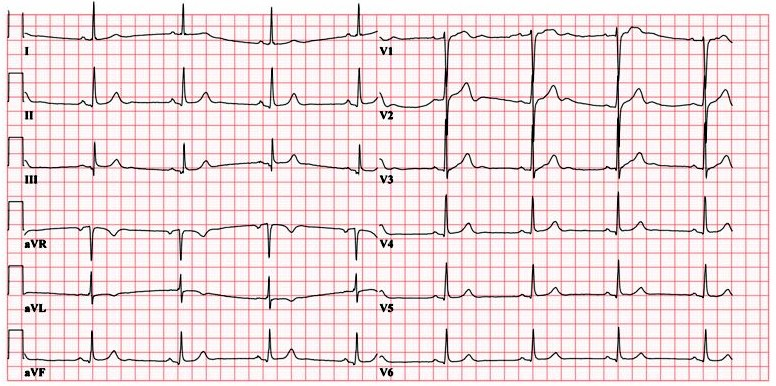
#> input picture test_oxford_ekg.jpg, 776 x 386 px
$ python -i image_processing.py   (imports and definitions only)
#> lines starting #> are read from the running program, lines starting #| are printed output that depends on the picture; after the words box and inside, x2 and y2 are one past the last pixel; in counts of white or black regions, pixels touching at a corner belong together
try:
    import cv2
    CV2_AVAILABLE = True
except ImportError:
    CV2_AVAILABLE = False
    print("Warning: OpenCV not available. Image processing will be limited.")

import numpy as np
try:
    from PIL import Image
    PIL_AVAILABLE = True
except ImportError:
    PIL_AVAILABLE = False
    print("Warning: PIL not available. Image processing will be limited.")

import io
import base64
try:
    from scipy import interpolate
    from scipy.ndimage import gaussian_filter1d
    SCIPY_AVAILABLE = True
except ImportError:
    SCIPY_AVAILABLE = False
    print("Warning: SciPy not available. Advanced signal processing will be limited.")

# [553 lines left out: functions process_ekg_image, extract_ekg_signal, extract_ekg_signal_edge_detection, extract_ekg_signal_dark_pixels, extract_ekg_signal_original, find_nearest_signal_value and 4 more, not called in this run]

def extract_ekg_signal_advanced(img):
    """
    NAPREDNA METODA: Grid-aware EKG signal ekstrakcija sa spline fitting

    Implementira:
    1. EKG grid detekciju za kalibraciju
    2. Spline fitting umesto centroida
    3. Voltage i time kalibraciju
    4. Noise filtering i outlier removal

    Args:
        img: OpenCV slika (BGR format)

    Returns:
        dict: Rezultat sa kalibrisanim signalom ili error
    """
    if not SCIPY_AVAILABLE:
        return {"success": False, "error": "SciPy not available for advanced processing"}

    try:
        # 1. GRID DETEKCIJA za kalibraciju
        grid_info = detect_ekg_grid(img)

        # 2. PREDOBRADA slike sa grid-aware pristupom
        processed_img = preprocess_image_for_signal_extraction(img, grid_info)

        # 3. SPLINE-BASED signal ekstrakcija
        signal_points = extract_signal_via_spline_fitting(processed_img)

        if len(signal_points) < 10:  # Premalo tačaka za validni signal
            return {"success": False, "error": "Insufficient signal points detected"}

        # 4. KALIBRACIJA sa grid informacijama
        calibrated_signal = apply_grid_calibration(signal_points, grid_info)

        # 5. POST-PROCESSING: noise filtering i validacija
        final_signal = post_process_extracted_signal(calibrated_signal)

        return {
            "success": True,
            "signal": final_signal.tolist(),
            "voltage_calibrated": grid_info.get("voltage_scale_detected", False),
            "time_calibrated": grid_info.get("time_scale_detected", False),
            "grid_detected": grid_info.get("grid_detected", False),
            "calibration_info": grid_info,
            "processing_quality": assess_extraction_quality(final_signal, signal_points),
            "method": "spline_fitting_with_grid_calibration"
        }

    except Exception as e:
        return {"success": False, "error": f"Advanced extraction failed: {str(e)}"}

def detect_ekg_grid(img):
    """
    Detektuje EKG grid za voltage/time kalibraciju

    EKG papir standardno ima:
    - Mali kvadrat: 1mm x 1mm (0.04s x 0.1mV)
    - Veliki kvadrat: 5mm x 5mm (0.2s x 0.5mV)

    Returns:
        dict: Grid informacije za kalibraciju
    """
    try:
        gray = cv2.cvtColor(img, cv2.COLOR_BGR2GRAY)

        # Detektuj horizontalne linije (time grid)
        horizontal_kernel = cv2.getStructuringElement(cv2.MORPH_RECT, (40, 1))
        horizontal_lines = cv2.morphologyEx(gray, cv2.MORPH_OPEN, horizontal_kernel)

        # Detektuj vertikalne linije (voltage grid)
        vertical_kernel = cv2.getStructuringElement(cv2.MORPH_RECT, (1, 40))
        vertical_lines = cv2.morphologyEx(gray, cv2.MORPH_OPEN, vertical_kernel)

        # Analiza grid spacing-a
        h_spacing = analyze_line_spacing(horizontal_lines, direction='horizontal')
        v_spacing = analyze_line_spacing(vertical_lines, direction='vertical')

        # Procena kalibracije na osnovu grid spacing-a
        grid_detected = (h_spacing > 0 and v_spacing > 0)

        if grid_detected:
            # Standardni EKG papir: 25mm/s brzina, 10mm/mV skala
            time_scale = 0.04 / h_spacing if h_spacing > 0 else 1.0  # sekunde po pikselu
            voltage_scale = 0.1 / v_spacing if v_spacing > 0 else 1.0  # mV po pikselu
        else:
            # Default vrednosti ako grid nije detektovan
            time_scale = 1.0
            voltage_scale = 1.0

        return {
            "grid_detected": grid_detected,
            "horizontal_spacing_px": h_spacing,
            "vertical_spacing_px": v_spacing,
            "time_scale_s_per_px": time_scale,
            "voltage_scale_mv_per_px": voltage_scale,
            "time_scale_detected": grid_detected and h_spacing > 5,
            "voltage_scale_detected": grid_detected and v_spacing > 5,
            "confidence": min(100, (h_spacing + v_spacing) / 2) if grid_detected else 0
        }

    except Exception as e:
        return {
            "grid_detected": False,
            "error": f"Grid detection failed: {str(e)}",
            "time_scale_s_per_px": 1.0,
            "voltage_scale_mv_per_px": 1.0,
            "time_scale_detected": False,
            "voltage_scale_detected": False,
            "confidence": 0
        }

def analyze_line_spacing(line_img, direction='horizontal'):
    """
    Analizira spacing između grid linija
    """
    try:
        # Threshold za binarnu sliku
        _, binary = cv2.threshold(line_img, 50, 255, cv2.THRESH_BINARY)

        if direction == 'horizontal':
            # Sumiraj po kolionama da pronađeš horizontalne linije
            line_profile = np.sum(binary, axis=1)
        else:
            # Sumiraj po redovima da pronađeš vertikalne linije
            line_profile = np.sum(binary, axis=0)

        # Pronađi pikove (linije)
        from scipy.signal import find_peaks
        peaks, _ = find_peaks(line_profile, height=np.max(line_profile) * 0.1, distance=5)

        if len(peaks) < 2:
            return 0

        # Izračunaj prosečan spacing
        spacings = np.diff(peaks)
        return np.mean(spacings) if len(spacings) > 0 else 0

    except Exception:
        return 0

def preprocess_image_for_signal_extraction(img, grid_info):
    """
    Predobrada slike sa grid-aware pristupom
    """
    gray = cv2.cvtColor(img, cv2.COLOR_BGR2GRAY)

    # Adaptivni threshold koji poštuje grid strukturu
    if grid_info.get("grid_detected", False):
        # Ako je grid detektovan, koristi specifične parametre
        block_size = max(11, int(grid_info.get("horizontal_spacing_px", 20) // 3))
        if block_size % 2 == 0:  # Mora biti neparan
            block_size += 1
        binary = cv2.adaptiveThreshold(gray, 255, cv2.ADAPTIVE_THRESH_GAUSSIAN_C,
                                     cv2.THRESH_BINARY_INV, block_size, 3)
    else:
        # Default adaptive threshold
        binary = cv2.adaptiveThreshold(gray, 255, cv2.ADAPTIVE_THRESH_GAUSSIAN_C,
                                     cv2.THRESH_BINARY_INV, 11, 2)

    # Morfološke operacije za čišćenje
    kernel = np.ones((2,2), np.uint8)
    cleaned = cv2.morphologyEx(binary, cv2.MORPH_CLOSE, kernel)

    # Grid noise removal ako je grid detektovan
    if grid_info.get("grid_detected", False):
        cleaned = remove_grid_noise(cleaned, grid_info)

    return cleaned

def remove_grid_noise(binary_img, grid_info):
    """
    Uklanja grid linije da ostavi samo EKG signal
    """
    try:
        # Kreiraj kernel za horizontalne grid linije
        h_spacing = grid_info.get("horizontal_spacing_px", 20)
        v_spacing = grid_info.get("vertical_spacing_px", 20)

        # Ukloni horizontalne grid linije
        h_kernel = cv2.getStructuringElement(cv2.MORPH_RECT, (max(5, int(h_spacing//3)), 1))
        h_grid = cv2.morphologyEx(binary_img, cv2.MORPH_OPEN, h_kernel)

        # Ukloni vertikalne grid linije
        v_kernel = cv2.getStructuringElement(cv2.MORPH_RECT, (1, max(5, int(v_spacing//3))))
        v_grid = cv2.morphologyEx(binary_img, cv2.MORPH_OPEN, v_kernel)

        # Kombinuj grid noise
        grid_noise = cv2.bitwise_or(h_grid, v_grid)

        # Ukloni grid noise iz originalnog
        cleaned = cv2.bitwise_xor(binary_img, grid_noise)

        return cleaned

    except Exception:
        # Ako uklanjanje grids ne radi, vrati original
        return binary_img

def extract_signal_via_spline_fitting(processed_img):
    """
    KLJUČNO POBOLJŠANJE: Spline fitting preko CELE slike umesto samo konture

    Implementira B-spline aproksimaciju EKG krive za preciznu rekonstrukciju
    """
    if not SCIPY_AVAILABLE:
        # Fallback na poboljšanu osnovnu metodu
        return extract_signal_full_width_fallback(processed_img)

    try:
        height, width = processed_img.shape

        # NOVO: Prvo pokušaj FULL-WIDTH scan metodu
        signal_full_width = extract_signal_full_width_scan(processed_img)

        if len(signal_full_width) > width * 0.8:  # Ako imamo dobar coverage
            # Primeni spline smoothing na full-width signal
            x_coords = np.arange(len(signal_full_width))
            y_coords = np.array(signal_full_width)

            # Ukloni outliere pre spline fitting
            if len(y_coords) > 20:
                p5 = np.percentile(y_coords, 5)
                p95 = np.percentile(y_coords, 95)
                y_coords = np.clip(y_coords, p5, p95)

            # B-spline smoothing
            if len(x_coords) >= 4:
                # Kreiraj spline funkciju
                try:
                    # Koristi UnivariateSpline za smoothing
                    spline_func = interpolate.UnivariateSpline(x_coords, y_coords, s=len(y_coords)*0.1)
                    y_smoothed = spline_func(x_coords)

                    return y_smoothed
                except:
                    # Fallback na jednostavan cubic interpolation
                    spline_func = interpolate.interp1d(x_coords, y_coords, kind='cubic',
                                                     bounds_error=False, fill_value='extrapolate')
                    y_smoothed = spline_func(x_coords)
                    return y_smoothed
            else:
                return y_coords

        # FALLBACK: Ako full-width ne radi, koristi originalnu konturu metodu ALI kroz celu sliku
        else:
            # 1. Detekcija kontura
            contours, _ = cv2.findContours(processed_img, cv2.RETR_EXTERNAL, cv2.CHAIN_APPROX_SIMPLE)

            if not contours:
                return extract_signal_full_width_fallback(processed_img)

            # 2. Pronađi glavnu konturu
            main_contour = find_main_ekg_contour(contours, processed_img.shape)

            if main_contour is None or len(main_contour) < 10:
                return extract_signal_full_width_fallback(processed_img)

            # 3. NOVO: Umesto ograničavanja na bounding rectangle,
            #    koristi konturu kao template i skeniraj celu sliku
            signal = extract_signal_contour_guided_full_scan(processed_img, main_contour)

            return signal

    except Exception as e:
        print(f"Advanced spline fitting failed: {e}, using full-width fallback")
        return extract_signal_full_width_fallback(processed_img)

def extract_signal_full_width_scan(binary_img):
    """
    NOVO: Skenira celu širinu slike za signal ekstrakciju
    """
    height, width = binary_img.shape
    signal = []

    for x in range(width):
        column = binary_img[:, x]
        white_pixels = np.where(column == 255)[0]

        if len(white_pixels) > 0:
            # Weighted center of mass
            groups = []
            current_group = [white_pixels[0]]

            for i in range(1, len(white_pixels)):
                if white_pixels[i] - white_pixels[i-1] <= 3:
                    current_group.append(white_pixels[i])
                else:
                    groups.append(current_group)
                    current_group = [white_pixels[i]]
            groups.append(current_group)

            if groups:
                positions = []
                weights = []
                for group in groups:
                    center_y = np.mean(group)
                    weight = len(group)
                    positions.append(center_y)
                    weights.append(weight)

                weighted_y = np.average(positions, weights=weights)
                signal_value = height - weighted_y  # Invertuj Y
                signal.append(signal_value)
            else:
                avg_y = np.mean(white_pixels)
                signal.append(height - avg_y)
        else:
            # Interpolacija
            if len(signal) >= 2:
                signal.append(2 * signal[-1] - signal[-2])
            elif signal:
                signal.append(signal[-1])
            else:
                signal.append(height / 2)

    return np.array(signal)

# [149 lines left out: functions extract_signal_contour_guided_full_scan, extract_signal_full_width_fallback, find_main_ekg_contour, extract_signal_basic_fallback, not called in this run]

def apply_grid_calibration(signal_points, grid_info):
    """
    Primenjuje voltage i time kalibraciju na osnovu detektovanog grida
    """
    if not grid_info.get("grid_detected", False):
        # Bez grida - vrati normalizovani signal
        return (signal_points - np.mean(signal_points)) / np.std(signal_points)

    try:
        # Time kalibracija (x-osa)
        if grid_info.get("time_scale_detected", False):
            time_scale = grid_info.get("time_scale_s_per_px", 1.0)
            # Signal već ima x-koordinate u pikselima, kalibracija je informativna

        # Voltage kalibracija (y-osa)
        if grid_info.get("voltage_scale_detected", False):
            voltage_scale = grid_info.get("voltage_scale_mv_per_px", 1.0)
            # Konvertuj piksele u milivolte
            calibrated_signal = signal_points * voltage_scale
        else:
            # Normalizuj na standardni EKG opseg (~5mV)
            calibrated_signal = (signal_points - np.mean(signal_points))
            calibrated_signal = calibrated_signal / np.std(calibrated_signal) * 2.0  # ~2mV std

        return calibrated_signal

    except Exception:
        # Fallback na normalizaciju
        return (signal_points - np.mean(signal_points)) / np.std(signal_points)

def post_process_extracted_signal(signal):
    """
    Post-processing: noise filtering, outlier removal, validacija
    """
    if len(signal) < 3:
        return signal

    try:
        # 1. Outlier removal (remove extreme values)
        q75, q25 = np.percentile(signal, [75, 25])
        iqr = q75 - q25
        lower_bound = q25 - 1.5 * iqr
        upper_bound = q75 + 1.5 * iqr

        # Clamp outliers
        filtered_signal = np.clip(signal, lower_bound, upper_bound)

        # 2. Gentle smoothing (if scipy available)
        if SCIPY_AVAILABLE and len(filtered_signal) > 10:
            # Gaussian smoothing sa malim sigma da sačuva EKG karakteristike
            smoothed_signal = gaussian_filter1d(filtered_signal, sigma=0.5)
        else:
            smoothed_signal = filtered_signal

        # 3. Ensure valid range
        if np.std(smoothed_signal) < 1e-6:  # Constant signal
            # Generate small variation to avoid constant signal
            smoothed_signal = smoothed_signal + np.random.normal(0, 0.01, len(smoothed_signal))

        return smoothed_signal

    except Exception:
        return signal

def assess_extraction_quality(final_signal, original_points):
    """
    Procenjuje kvalitet ekstrakcije signala
    """
    try:
        if len(final_signal) < 10:
            return {"quality": "poor", "score": 20, "reason": "Too few points"}

        # Kriterijumi kvaliteta
        signal_variation = np.std(final_signal)
        signal_smoothness = np.mean(np.abs(np.diff(final_signal, 2))) if len(final_signal) > 2 else 0
        data_coverage = len(final_signal) / len(original_points) if len(original_points) > 0 else 0

        # Composite score
        variation_score = min(100, signal_variation * 20)  # Penalizuj constant signals
        smoothness_score = max(0, 100 - signal_smoothness * 10)  # Penalizuj roughness
        coverage_score = min(100, data_coverage * 100)

        total_score = (variation_score + smoothness_score + coverage_score) / 3

        if total_score > 80:
            quality = "excellent"
        elif total_score > 60:
            quality = "good"
        elif total_score > 40:
            quality = "fair"
        else:
            quality = "poor"

        return {
            "quality": quality,
            "score": total_score,
            "variation_score": variation_score,
            "smoothness_score": smoothness_score,
            "coverage_score": coverage_score,
            "signal_std": signal_variation,
            "data_points": len(final_signal)
        }

    except Exception:
        return {"quality": "unknown", "score": 50, "reason": "Assessment failed"}

>>> import cv2
>>> picture = cv2.imread('../../test_oxford_ekg.jpg')
#> picture is the input picture: shape (386, 776, 3); mean B, G, R 224.7, 222.5, 237.9
>>> result = extract_ekg_signal_advanced(picture)
#> in detect_ekg_grid, `horizontal_lines = cv2.morphologyEx(gray, cv2.MORPH_OPEN, horizontal_k..`:
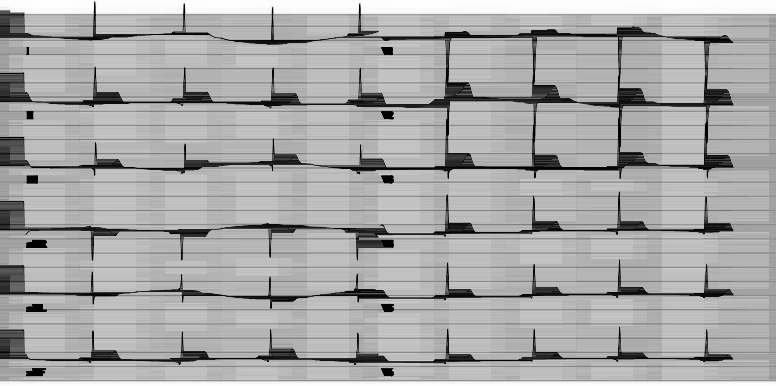
#> horizontal_lines: shape (386, 776); min 0, max 254, mean 168.8
#> in detect_ekg_grid, `vertical_lines = cv2.morphologyEx(gray, cv2.MORPH_OPEN, vertical_kernel)`:
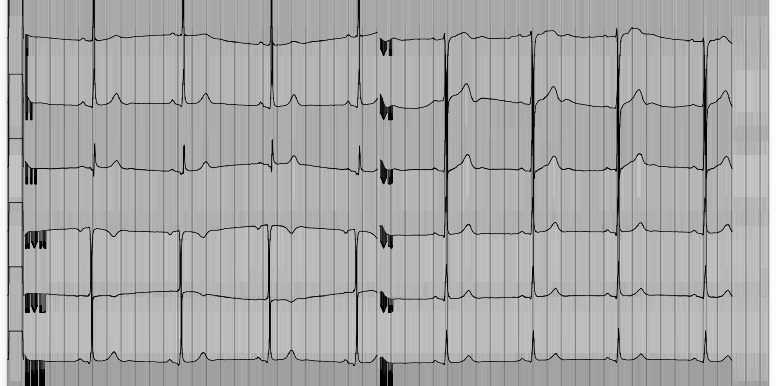
#> vertical_lines: shape (386, 776); min 0, max 253, mean 169.2
#> in analyze_line_spacing, `_, binary = cv2.threshold(line_img, 50, 255, cv2.THRESH_BINARY)`:
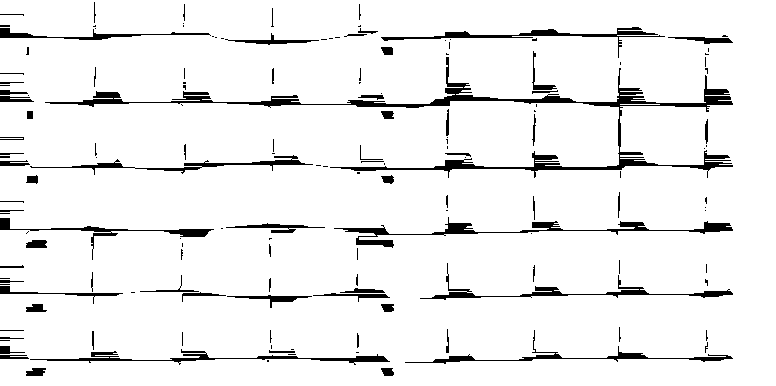
#> binary: shape (386, 776); 93.4% white; 155 black regions (80 under 20 px), largest, box (x1, y1, x2, y2) and area: (45, 57, 733, 178) 5735, (334, 217, 733, 248) 1726, (420, 263, 733, 300) 1148
#> in analyze_line_spacing, `line_profile = np.sum(binary, axis=1)`: line_profile = 386 values, max 197880 at index 0, min 65280 at index 358, mean 184828.8
#> in analyze_line_spacing, `peaks, _ = find_peaks(line_profile, height=np.max(line_profile) * 0.1,..`: peaks = 40 values from 24 to 366
#> in analyze_line_spacing, `spacings = np.diff(peaks)`: spacings = 39 values, max 18 at index 19, min 5 at index 2, mean 8.77
#> in detect_ekg_grid, `h_spacing = analyze_line_spacing(horizontal_lines, direction='horizont..`: h_spacing = 8.77
#> call 2 of analyze_line_spacing, with direction = 'vertical'
#> in analyze_line_spacing (call 2), `_, binary = cv2.threshold(line_img, 50, 255, cv2.THRESH_BINARY)`:
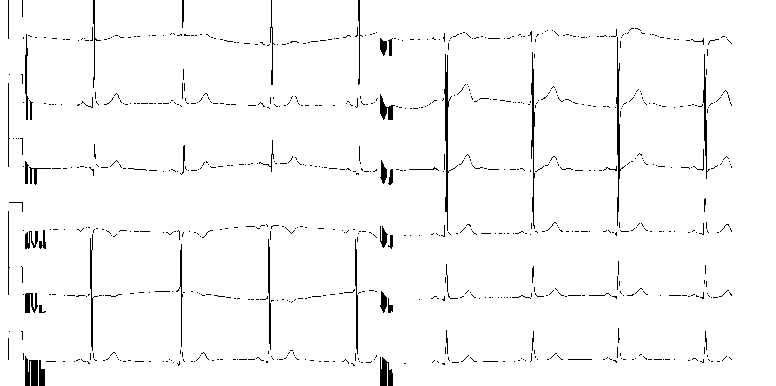
#> binary: shape (386, 776); 97.2% white; black in thin lines or dots
#> in analyze_line_spacing (call 2), `line_profile = np.sum(binary, axis=0)`: line_profile = 776 values, max 98430 at index 0, min 40035 at index 8, mean 95692.7
#> in analyze_line_spacing (call 2), `peaks, _ = find_peaks(line_profile, height=np.max(line_profile) * 0.1,..`: peaks = 97 values from 14 to 725
#> in analyze_line_spacing (call 2), `spacings = np.diff(peaks)`: spacings = 96 values, max 15 at index 83, min 5 at index 0, mean 7.41
#> in detect_ekg_grid, `v_spacing = analyze_line_spacing(vertical_lines, direction='vertical')`: v_spacing = 7.41
#> in detect_ekg_grid, `grid_detected = (h_spacing > 0 and v_spacing > 0)`: grid_detected = True
#> in detect_ekg_grid, `time_scale = 0.04 / h_spacing if h_spacing > 0 else 1.0`: time_scale = 0.00456
#> in detect_ekg_grid, `voltage_scale = 0.1 / v_spacing if v_spacing > 0 else 1.0`: voltage_scale = 0.0135
#> in extract_ekg_signal_advanced, `grid_info = detect_ekg_grid(img)`: grid_info = {'grid_detected': True, 'horizontal_spacing_px': 8.77, 'vertical_spacing_px': 7.41, 'time_scale_s_per_px': 0.00456, 'voltage_scale_mv_per_px': 0.0135, 'time_scale_detected': True, 'voltage_scale_detected': True, 'confidence': 8.09}
#> in preprocess_image_for_signal_extraction, `block_size = max(11, int(grid_info.get("horizontal_spacing_px", 20) //..`: block_size = 11
#> in preprocess_image_for_signal_extraction, `binary = cv2.adaptiveThreshold(gray, 255, cv2.ADAPTIVE_THRESH_GAUSSIAN..`:
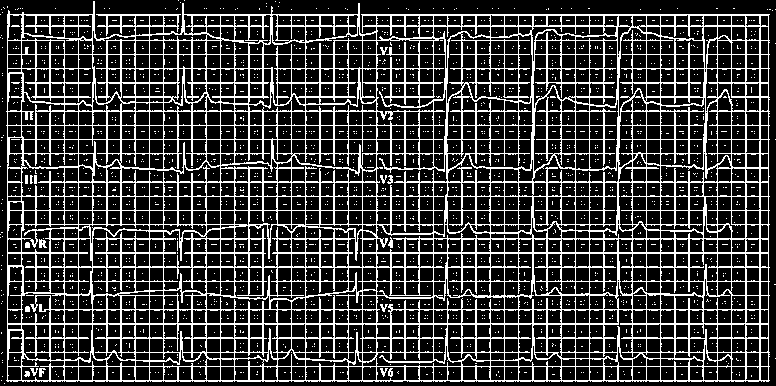
#> binary: shape (386, 776); 23.1% white in thin lines or dots
#> in preprocess_image_for_signal_extraction, `cleaned = cv2.morphologyEx(binary, cv2.MORPH_CLOSE, kernel)`:
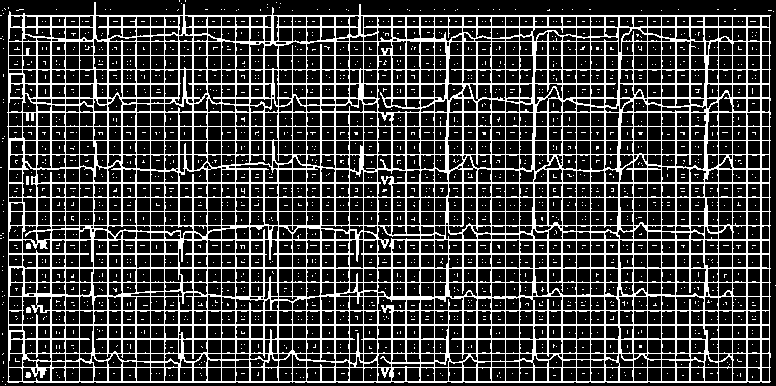
#> cleaned: shape (386, 776); 24.3% white in thin lines or dots
#> in remove_grid_noise, `h_spacing = grid_info.get("horizontal_spacing_px", 20)`: h_spacing = 8.77
#> in remove_grid_noise, `v_spacing = grid_info.get("vertical_spacing_px", 20)`: v_spacing = 7.41
#> in remove_grid_noise, `h_kernel = cv2.getStructuringElement(cv2.MORPH_RECT, (max(5, int(h_spa..`: h_kernel = [[1, 1, 1, 1, 1]]
#> in remove_grid_noise, `h_grid = cv2.morphologyEx(binary_img, cv2.MORPH_OPEN, h_kernel)`:
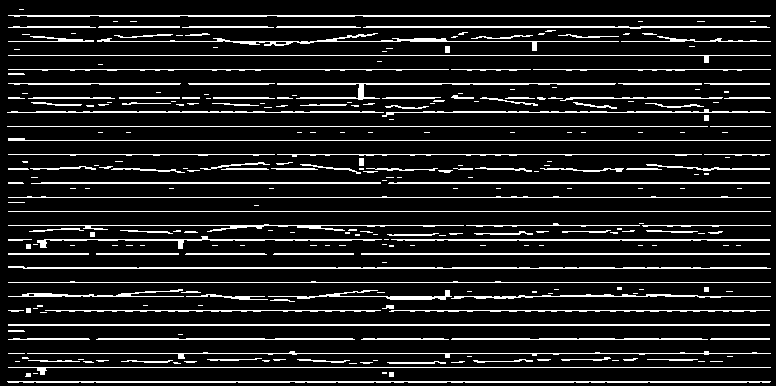
#> h_grid: shape (386, 776); 12.2% white in thin lines or dots
#> in remove_grid_noise, `v_kernel = cv2.getStructuringElement(cv2.MORPH_RECT, (1, max(5, int(v_..`: v_kernel = [1, 1, 1, 1, 1]
#> (the rest of the program and of its run is left out)
